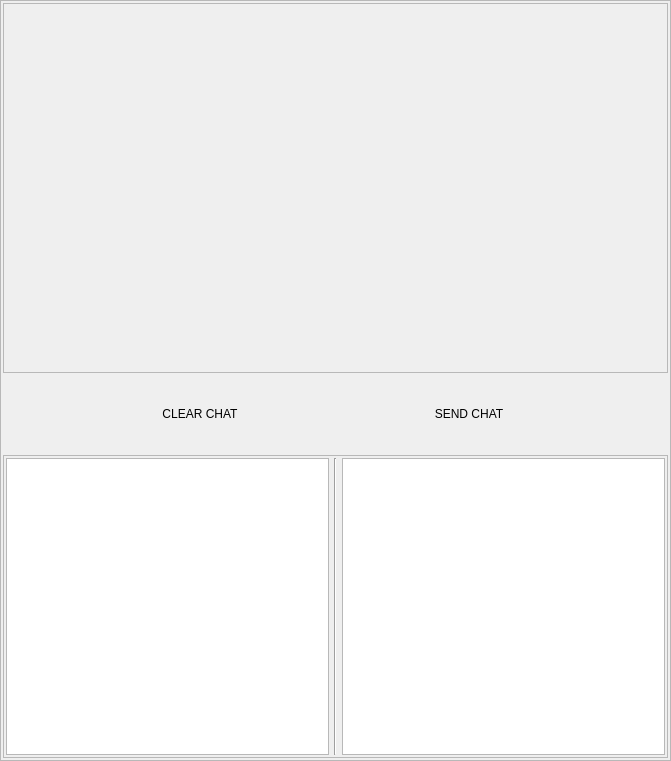
      <widget class="QWidget" name="home">
       <layout class="QVBoxLayout" name="verticalLayout_7">
        <property name="spacing">
         <number>0</number>
        </property>
        <property name="leftMargin">
         <number>0</number>
        </property>
        <property name="topMargin">
         <number>0</number>
        </property>
        <property name="rightMargin">
         <number>0</number>
        </property>
        <property name="bottomMargin">
         <number>0</number>
        </property>
        <item>
         <widget class="QFrame" name="frame_4">
          <property name="minimumSize">
           <size>
            <width>671</width>
            <height>761</height>
           </size>
          </property>
          <property name="maximumSize">
           <size>
            <width>16777215</width>
            <height>16777215</height>
           </size>
          </property>
          <property name="sizeIncrement">
           <size>
            <width>0</width>
            <height>0</height>
           </size>
          </property>
          <property name="frameShape">
           <enum>QFrame::StyledPanel</enum>
          </property>
          <property name="frameShadow">
           <enum>QFrame::Raised</enum>
          </property>
          <layout class="QVBoxLayout" name="verticalLayout">
           <property name="leftMargin">
            <number>2</number>
           </property>
           <property name="topMargin">
            <number>2</number>
           </property>
           <property name="rightMargin">
            <number>2</number>
           </property>
           <property name="bottomMargin">
            <number>2</number>
           </property>
           <item>
            <widget class="QFrame" name="frame">
             <property name="sizePolicy">
              <sizepolicy hsizetype="Expanding" vsizetype="Fixed">
               <horstretch>1</horstretch>
               <verstretch>0</verstretch>
              </sizepolicy>
             </property>
             <property name="minimumSize">
              <size>
               <width>400</width>
               <height>370</height>
              </size>
             </property>
             <property name="styleSheet">
              <string notr="true"/>
             </property>
             <property name="frameShape">
              <enum>QFrame::StyledPanel</enum>
             </property>
             <property name="frameShadow">
              <enum>QFrame::Raised</enum>
             </property>
            </widget>
           </item>
           <item>
            <widget class="QWidget" name="widget" native="true">
             <property name="sizePolicy">
              <sizepolicy hsizetype="Expanding" vsizetype="Expanding">
               <horstretch>0</horstretch>
               <verstretch>0</verstretch>
              </sizepolicy>
             </property>
             <property name="minimumSize">
              <size>
               <width>0</width>
               <height>300</height>
              </size>
             </property>
             <layout class="QVBoxLayout" name="verticalLayout_9" stretch="0,0">
              <property name="spacing">
               <number>6</number>
              </property>
              <property name="leftMargin">
               <number>0</number>
              </property>
              <property name="topMargin">
               <number>0</number>
              </property>
              <property name="rightMargin">
               <number>0</number>
              </property>
              <property name="bottomMargin">
               <number>0</number>
              </property>
              <item>
               <widget class="QWidget" name="widget_2" native="true">
                <property name="sizePolicy">
                 <sizepolicy hsizetype="Expanding" vsizetype="Preferred">
                  <horstretch>0</horstretch>
                  <verstretch>0</verstretch>
                 </sizepolicy>
                </property>
                <property name="minimumSize">
                 <size>
                  <width>0</width>
                  <height>70</height>
                 </size>
                </property>
                <layout class="QHBoxLayout" name="horizontalLayout_4">
                 <item>
                  <widget class="QPushButton" name="clearChat">
                   <property name="sizePolicy">
                    <sizepolicy hsizetype="Fixed" vsizetype="Fixed">
                     <horstretch>0</horstretch>
                     <verstretch>0</verstretch>
                    </sizepolicy>
                   </property>
                   <property name="minimumSize">
                    <size>
                     <width>150</width>
                     <height>40</height>
                    </size>
                   </property>
                   <property name="text">
                    <string>CLEAR CHAT</string>
                   </property>
                   <property name="checkable">
                    <bool>true</bool>
                   </property>
                   <property name="flat">
                    <bool>true</bool>
                   </property>
                  </widget>
                 </item>
                 <item>
                  <widget class="QPushButton" name="inputChat">
                   <property name="sizePolicy">
                    <sizepolicy hsizetype="Fixed" vsizetype="Fixed">
                     <horstretch>0</horstretch>
                     <verstretch>0</verstretch>
                    </sizepolicy>
                   </property>
                   <property name="minimumSize">
                    <size>
                     <width>150</width>
                     <height>40</height>
                    </size>
                   </property>
                   <property name="text">
                    <string>SEND CHAT</string>
                   </property>
                   <property name="checkable">
                    <bool>true</bool>
                   </property>
                   <property name="flat">
                    <bool>true</bool>
                   </property>
                  </widget>
                 </item>
                </layout>
               </widget>
              </item>
              <item>
               <widget class="QFrame" name="frame_3">
                <property name="enabled">
                 <bool>true</bool>
                </property>
                <property name="sizePolicy">
                 <sizepolicy hsizetype="Expanding" vsizetype="Expanding">
                  <horstretch>1</horstretch>
                  <verstretch>1</verstretch>
                 </sizepolicy>
                </property>
                <property name="minimumSize">
                 <size>
                  <width>200</width>
                  <height>180</height>
                 </size>
                </property>
                <property name="styleSheet">
                 <string notr="true"/>
                </property>
                <property name="frameShape">
                 <enum>QFrame::StyledPanel</enum>
                </property>
                <property name="frameShadow">
                 <enum>QFrame::Raised</enum>
                </property>
                <layout class="QHBoxLayout" name="horizontalLayout_3">
                 <property name="spacing">
                  <number>5</number>
                 </property>
                 <property name="leftMargin">
                  <number>2</number>
                 </property>
                 <property name="topMargin">
                  <number>2</number>
                 </property>
                 <property name="rightMargin">
                  <number>2</number>
                 </property>
                 <property name="bottomMargin">
                  <number>2</number>
                 </property>
                 <item>
                  <widget class="QPlainTextEdit" name="aiResponse">
                   <property name="undoRedoEnabled">
                    <bool>false</bool>
                   </property>
                   <property name="readOnly">
                    <bool>true</bool>
                   </property>
                  </widget>
                 </item>
                 <item>
                  <widget class="Line" name="line">
                   <property name="sizePolicy">
                    <sizepolicy hsizetype="Fixed" vsizetype="Expanding">
                     <horstretch>0</horstretch>
                     <verstretch>0</verstretch>
                    </sizepolicy>
                   </property>
                   <property name="minimumSize">
                    <size>
                     <width>0</width>
                     <height>0</height>
                    </size>
                   </property>
                   <property name="orientation">
                    <enum>Qt::Vertical</enum>
                   </property>
                  </widget>
                 </item>
                 <item>
                  <widget class="QPlainTextEdit" name="userInput"/>
                 </item>
                </layout>
               </widget>
              </item>
             </layout>
            </widget>
           </item>
          </layout>
         </widget>
        </item>
       </layout>
      </widget>
